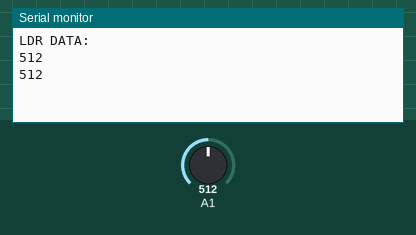
A sketch run on a simulated Arduino Uno, built with avr-gcc and run on an emulated ATmega328P. Parts: the last lines printed to the serial monitor. The inputs (shaded band) are chosen by the test bench; at power-on: A1 = 512.

Above: at 1.8 s.
1.9 s: A1 set to 716
At 2.8 s:
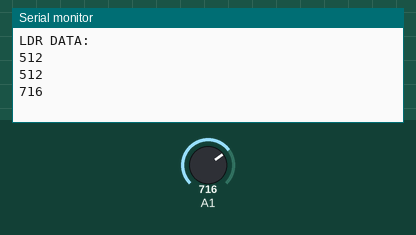
3.4 s: A1 set to 900
At 4.8 s:
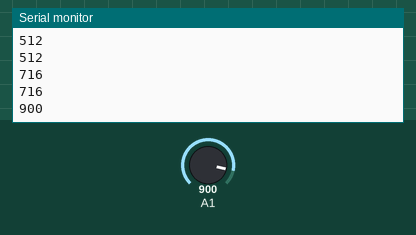
Timing chart, 0 to 6.4 s (numbered marks = the images above; inputs shaded):
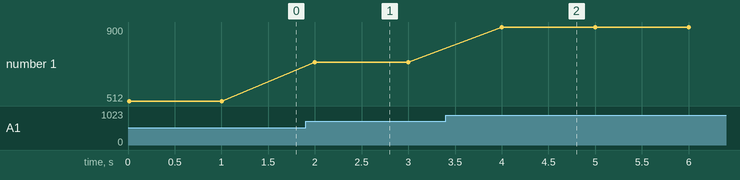

Measured:
- after the input at 1.9 s, the serial monitor: prints a new line after 0.10 s (image 1)
- after the input at 3.4 s, the serial monitor: prints a new line after 0.60 s (image 2)
- plotted number 1: 512 → 716 after the input at 1.9 s, 716 → 900 after the input at 3.4 s

The sketch:

Photo_Resistor.ino
```cpp
void setup() {
  // put your setup code here, to run once:
  Serial.begin(9600);// initialize serial terminal
  Serial.println("LDR DATA:\n");
}

void loop() {
  // put your main code here, to run repeatedly:
  Serial.println(analogRead(15)); // print value from photo resistor
  delay(1000);
}
```
